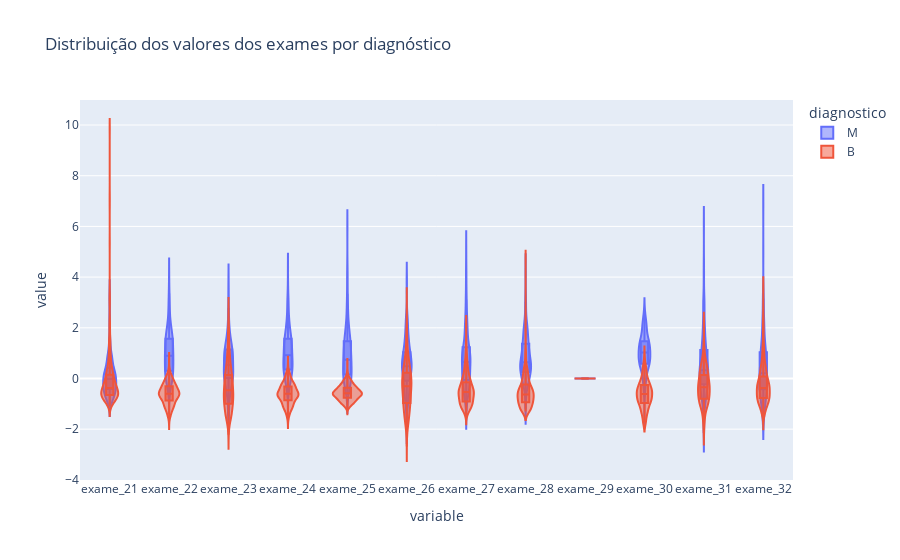

The code cell stored with this chart in its notebook:
### Code cell
plot_violin(diagnostico, valores_exames_padronizados, 20, 32)

### Figure 1 — Plotly figure (JSON) as saved in the notebook; plotly's stock layout.template omitted (floating-point values rounded to 4 significant figures; data arrays with more than 128 entries replaced by an {"elided": "..."} marker saying what was removed)
{"data": [{"alignmentgroup": "True", "box": {"visible": true}, "hovertemplate": "diagnostico=M<br>variable=%{x}<br>value=%{y}<extra></extra>", "legendgroup": "M", "marker": {"color": "#636efa"}, "name": "M", "offsetgroup": "M", "orientation": "v", "points": false, "scalegroup": "True", "showlegend": true, "type": "violin", "x": {"elided": "2544 str values"}, "x0": " ", "xaxis": "x", "y": {"elided": "2544 float values"}, "y0": " ", "yaxis": "y"}, {"alignmentgroup": "True", "box": {"visible": true}, "hovertemplate": "diagnostico=B<br>variable=%{x}<br>value=%{y}<extra></extra>", "legendgroup": "B", "marker": {"color": "#EF553B"}, "name": "B", "offsetgroup": "B", "orientation": "v", "points": false, "scalegroup": "True", "showlegend": true, "type": "violin", "x": {"elided": "4284 str values"}, "x0": " ", "xaxis": "x", "y": {"elided": "4284 float values"}, "y0": " ", "yaxis": "y"}], "layout": {"legend": {"title": {"text": "diagnostico"}, "tracegroupgap": 0}, "title": {"text": "Distribuição dos valores dos exames por diagnóstico"}, "violinmode": "overlay", "xaxis": {"anchor": "y", "domain": [0, 1], "title": {"text": "variable"}}, "yaxis": {"anchor": "x", "domain": [0, 1], "title": {"text": "value"}}}}
